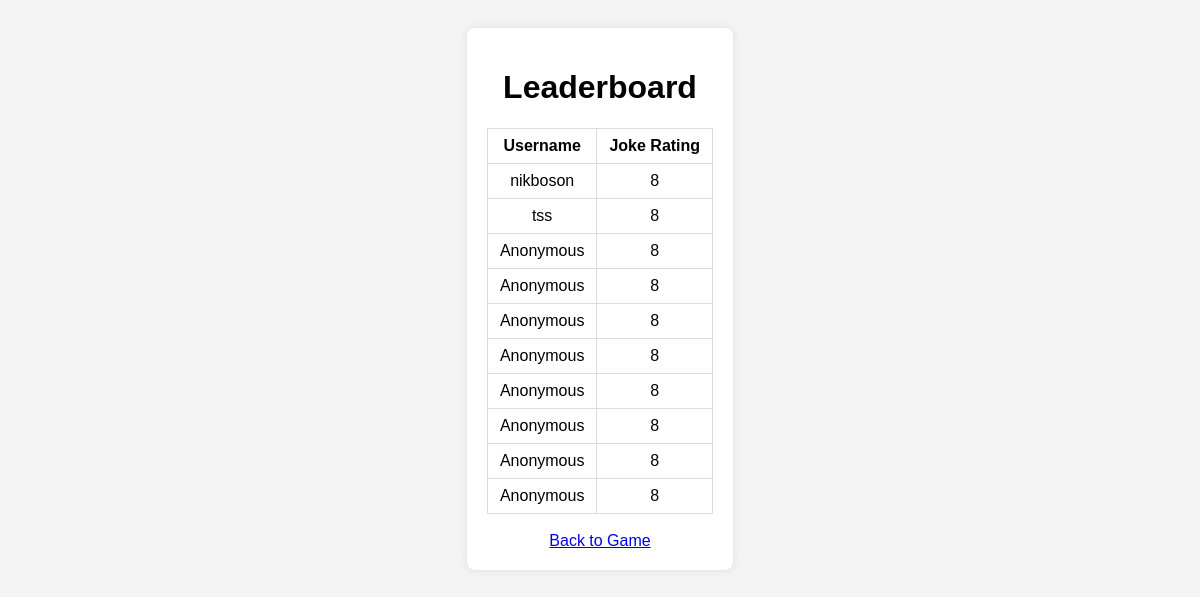
The app's page /leaderboard with its own data.
### tables this page shows
CREATE TABLE leaderboard (
            id INTEGER PRIMARY KEY AUTOINCREMENT,
            username TEXT,
            rating INTEGER
        );

### app.py (the view)
@app.route('/leaderboard')
def leaderboard():
    scores = get_leaderboard()
    return render_template('leaderboard.html', scores=scores)

### app.py (called while the page is built)
def get_leaderboard():
    conn = sqlite3.connect(DATABASE)
    c = conn.cursor()
    c.execute('SELECT username, rating FROM leaderboard ORDER BY rating DESC LIMIT 10')
    results = c.fetchall()
    conn.close()
    return results

### templates/leaderboard.html (shortened to what this page needs)
<!DOCTYPE html>
<html lang="en">
<head>
  <link rel="stylesheet" href="{{ url_for('static', filename='css/styles.css') }}">
</head>
<body>
  <div class="container">
    <h1>Leaderboard</h1>
    <table>
      <thead>
        <tr>
          <th>Username</th>
          <th>Joke Rating</th>
        </tr>
      </thead>
      <tbody>
        {% for username, rating in scores %}
        <tr>
          <td>{{ username }}</td>
          <td>{{ rating }}</td>
        </tr>
        {% endfor %}
      </tbody>
    </table>
    <br>
    <a href="{{ url_for('index') }}">Back to Game</a>
  </div>
</body>
</html>

### static/css/styles.css (style rules this page uses)
body { font-family: Arial, sans-serif; background: #f4f4f4; text-align: center; padding: 20px; }
.container { background: #fff; padding: 20px; border-radius: 8px; display: inline-block; box-shadow: 0 0 10px rgba(0,0,0,0.1); }
table { margin: 0 auto; border-collapse: collapse; }
table, th, td { border: 1px solid #ddd; }
th, td { padding: 8px 12px; }

### records on screen
leaderboard: username "nikboson", rating "8"
leaderboard: username "tss", rating "8"
leaderboard: username "Anonymous", rating "8"
leaderboard: username "Anonymous", rating "8"
leaderboard: username "Anonymous", rating "8"
leaderboard: username "Anonymous", rating "8"
leaderboard: username "Anonymous", rating "8"
leaderboard: username "Anonymous", rating "8"
leaderboard: username "Anonymous", rating "8"
leaderboard: username "Anonymous", rating "8"
